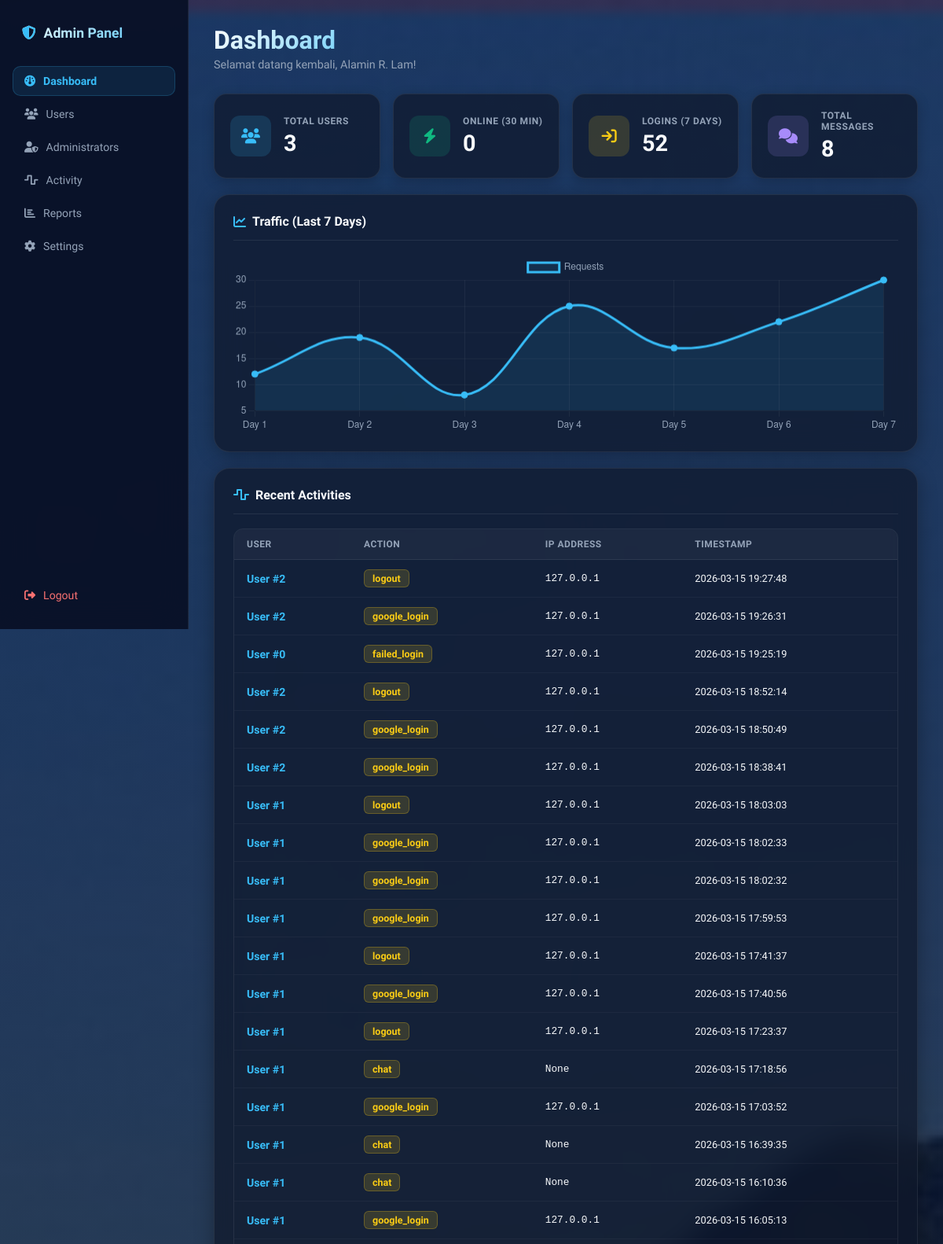
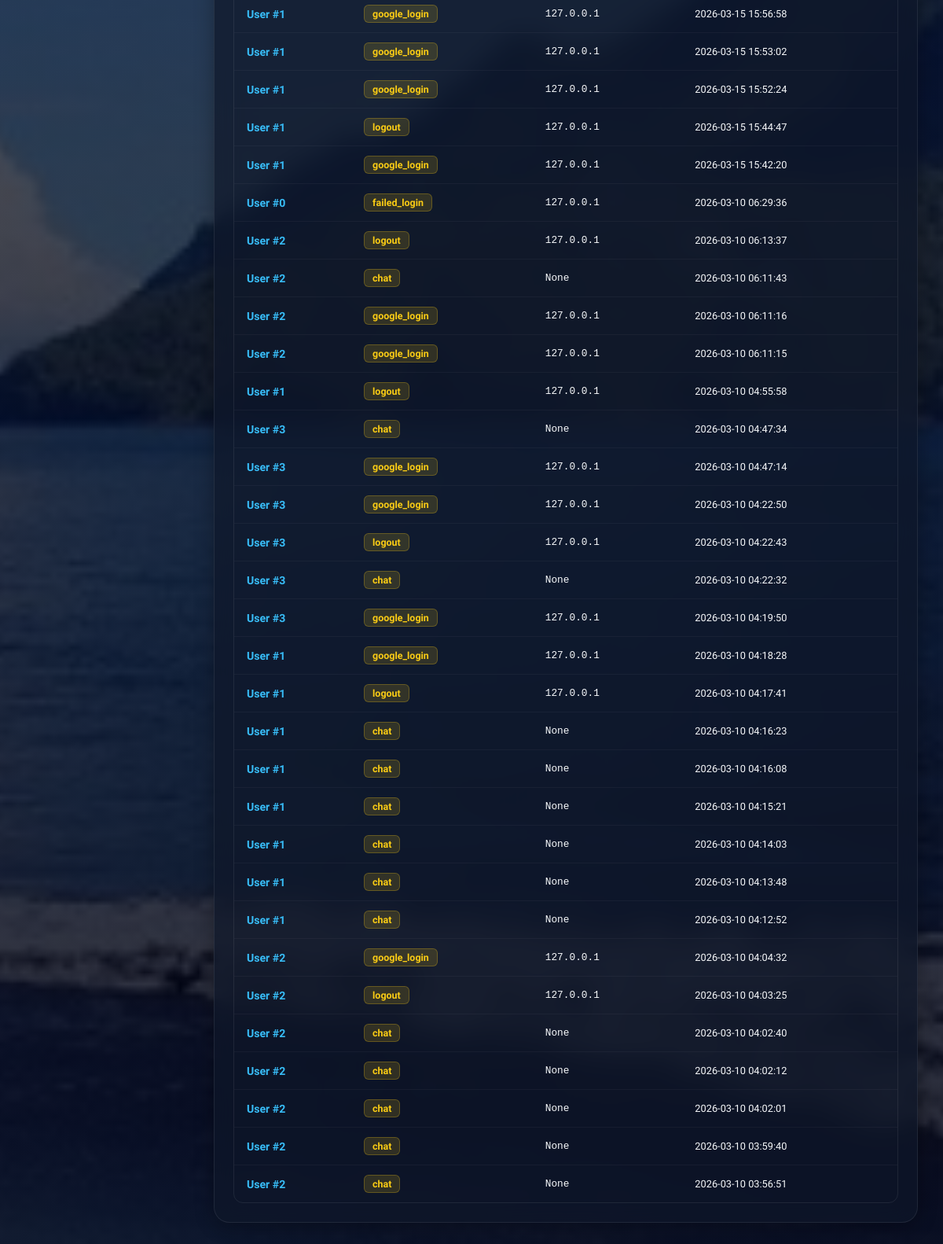
Page /admin/dashboard (signed in) on the earlier database version (2 pictures, top to bottom).
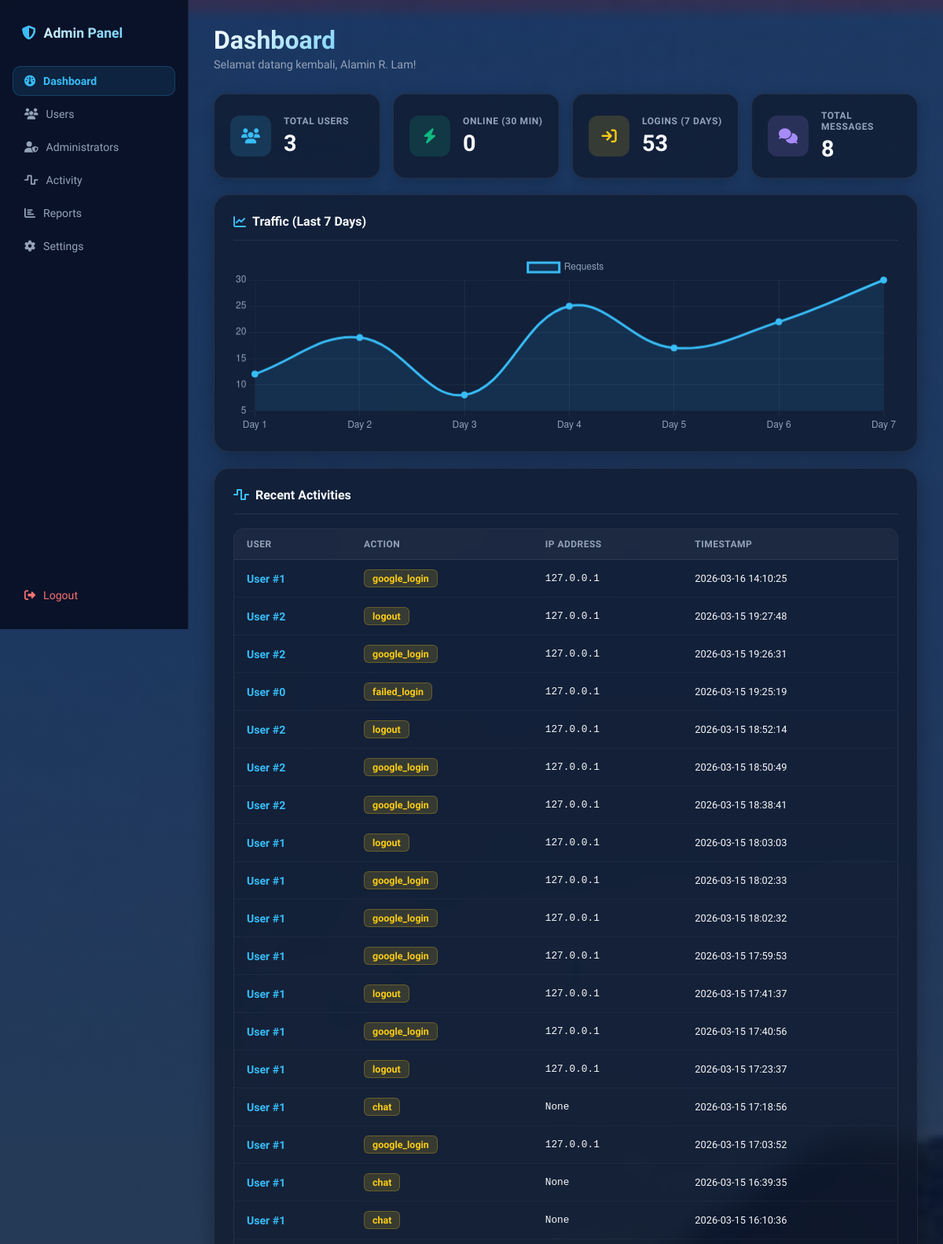
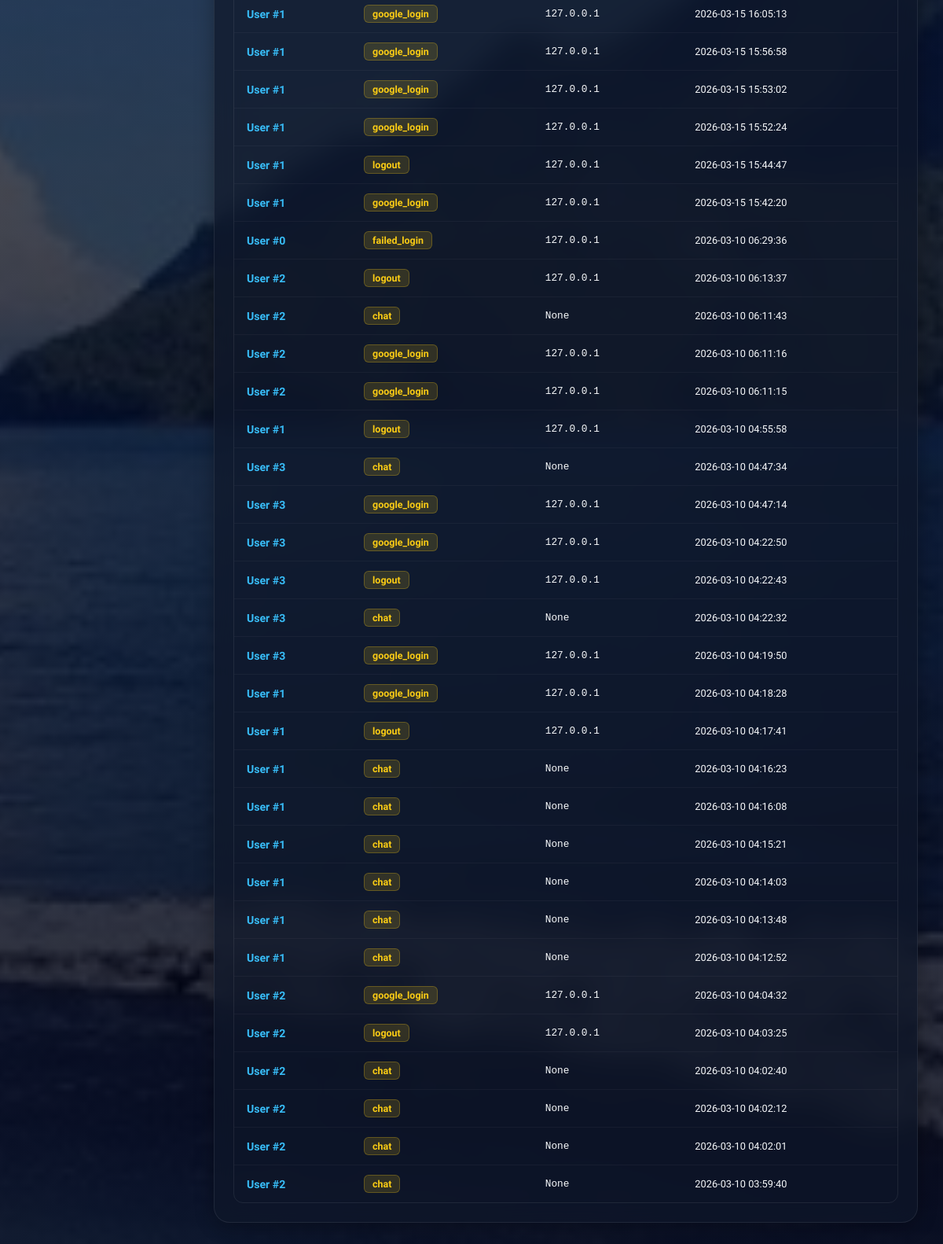
Same page on the later database version (2 pictures, top to bottom).
### models.py (models this page shows, shortened)
class UserActivity(db.Model):
    __tablename__ = 'user_activities'
    id = db.Column(db.Integer, primary_key=True)
    user_id = db.Column(db.Integer, db.ForeignKey('users.id'), nullable=False)
    action = db.Column(db.String(100), nullable=False)  # login, logout, chat, etc
    ip_address = db.Column(db.String(50))
    user_agent = db.Column(db.String(255))
    endpoint = db.Column(db.String(255))
    method = db.Column(db.String(10))  # GET, POST, etc
    status_code = db.Column(db.Integer)
    timestamp = db.Column(db.DateTime, default=datetime.utcnow)
    details = db.Column(db.Text)  # Additional info as JSON string

### admin.py (the view)
@admin_bp.route('/dashboard')
@admin_required
def dashboard():
    total_users = User.query.count()
    thirty_min_ago = datetime.utcnow() - timedelta(minutes=30)
    active_user_ids = db.session.query(UserActivity.user_id.distinct()).filter(
        UserActivity.action.in_(['login', 'google_login']),
        UserActivity.timestamp >= thirty_min_ago
    ).subquery()
    active_users = db.session.query(db.func.count()).select_from(active_user_ids).scalar() or 0
    seven_days_ago = datetime.utcnow() - timedelta(days=7)
    recent_logins = UserActivity.query.filter(
        UserActivity.action.in_(['login', 'google_login']),
        UserActivity.timestamp >= seven_days_ago
    ).count()
    recent_activities = UserActivity.query.order_by(
        UserActivity.timestamp.desc()
    ).limit(50).all()
    total_messages = ChatMessage.query.count()
    traffic_data = db.session.query(
        db.func.date(UserActivity.timestamp).label('date'),
        db.func.count(UserActivity.id).label('count')
    ).filter(
        UserActivity.timestamp >= seven_days_ago
    ).group_by(
        db.func.date(UserActivity.timestamp)
    ).order_by(db.func.date(UserActivity.timestamp)).all()
    stats = {
        'total_users': total_users,
        'active_users': active_users,
        'recent_logins': recent_logins,
        'total_messages': total_messages,
        'traffic_data': traffic_data
    }
    return render_template('admin/dashboard.html',
                         stats=stats,
                         recent_activities=recent_activities)

### admin.py (called while the page is built)
def admin_required(f):
    @wraps(f)
    def decorated_function(*args, **kwargs):
        if not current_user.is_authenticated:
            flash('Silakan login terlebih dahulu', 'error')
            return redirect(url_for('admin.login'))
        if not isinstance(current_user, Admin):
            flash('Anda tidak memiliki akses ke halaman ini', 'error')
            return redirect(url_for('index'))
        return f(*args, **kwargs)
    return decorated_function

### app.py (called while the page is built)
@login_manager.user_loader
def load_user(user_id):
    from flask import session
    if session.get('is_admin') is True:
        return Admin.query.get(int(user_id))
    return User.query.get(int(user_id))

### models.py (called while the page is built)
    @property
    def is_active(self):
        return self._is_active

### templates/admin/dashboard.html (shortened to what the changed rows need)
{% extends 'base.html' %}
{% block content %}
<div class="admin-wrapper">
    <div class="admin-main">
        <div class="page-header">
            <div>
                <h1 class="page-title">Dashboard</h1>
            </div>
        </div>
        <div class="stats-grid">
            <div class="stat-card">
                <div>
                    <p class="stat-label">Logins (7 days)</p>
                    <p class="stat-number">{{ stats.recent_logins }}</p>
                </div>
            </div>
        </div>
        <div class="glass-card">
            <h2 class="section-title"><i class="fas fa-chart-line"></i> Traffic (Last 7 Days)</h2>
        </div>
        <div class="glass-card">
            <h2 class="section-title"><i class="fas fa-wave-square"></i> Recent Activities</h2>
            <div class="table-wrapper">
                <table class="dark-table">
                    <thead>
                        <tr>
                            <th>User</th>
                            <th>Action</th>
                            <th>IP Address</th>
                            <th>Timestamp</th>
                        </tr>
                    </thead>
                    <tbody>
                        {% for activity in recent_activities %}
                        <tr>
                            <td>
                                <a href="{{ url_for('admin.user_details', user_id=activity.user_id) }}" class="table-link">
                                    User #{{ activity.user_id }}
                                </a>
                            </td>
                            <td><span class="badge-action">{{ activity.action }}</span></td>
                            <td class="mono">{{ activity.ip_address }}</td>
                            <td class="ts">{{ activity.timestamp.strftime('%Y-%m-%d %H:%M:%S') }}</td>
                        </tr>
                        {% endfor %}
                    </tbody>
                </table>
            </div>
        </div>
    </div>
</div>
<script>
// Traffic chart placeholder
const ctx = document.getElementById('trafficChart').getContext('2d');
new Chart(ctx, {
    type: 'line',
    data: {
        labels: ['Day 1','Day 2','Day 3','Day 4','Day 5','Day 6','Day 7'],
        datasets: [{
            label: 'Requests',
            data: [12, 19, 8, 25, 17, 22, 30],
            borderColor: '#38bdf8',
            backgroundColor: 'rgba(56,189,248,0.1)',
            fill: true,
            tension: 0.4,
            pointBackgroundColor: '#38bdf8',
            pointRadius: 4,
        }]
    },
    options: {
        responsive: true,
        plugins: { legend: { labels: { color: '#94a3b8' } } },
        scales: {
            x: { ticks: { color: '#94a3b8' }, grid: { color: 'rgba(255,255,255,0.05)' } },
            y: { ticks: { color: '#94a3b8' }, grid: { color: 'rgba(255,255,255,0.05)' } }
        }
    }
});
</script>
{% endblock %}

Differences in the rows shown:
no longer on this page (row unchanged): UserActivity: user_id "2", action "chat", ip_address "None", timestamp "2026-03-10 03:56:51"
added UserActivity: user_id "1", action "google_login", ip_address "127.0.0.1", timestamp "2026-03-16 14:10:25"
Other differences:
{{ stats.recent_logins }}: "52" → "53"
